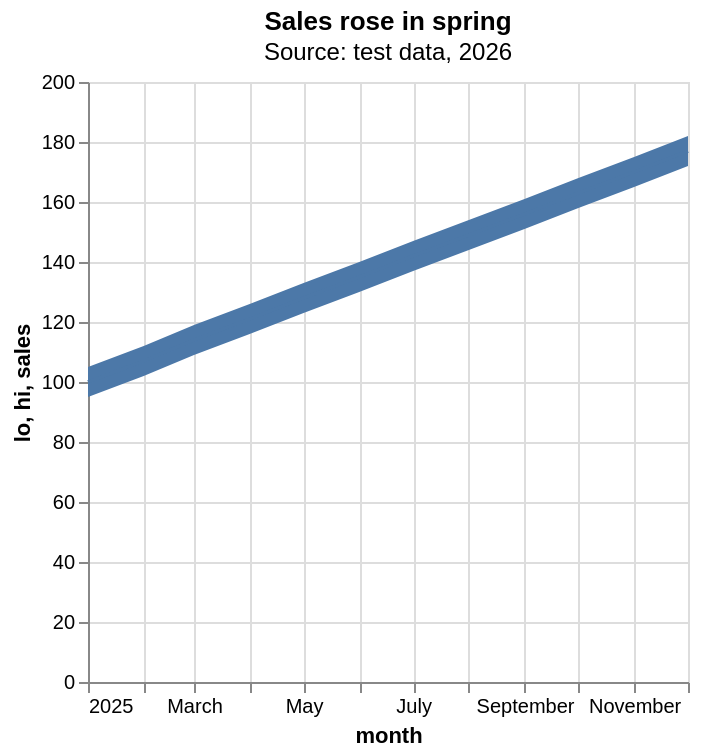

Vega-Lite specification stored for this chart:
### Vega-Lite specification from a JSON file in a GitHub repository (floating-point values rounded to 4 significant figures)
{"title": {"text": "Sales rose in spring", "subtitle": "Source: test data, 2026"}, "data": {"values": [{"month": "2025-01-01", "sales": 100, "lo": 95, "hi": 105}, {"month": "2025-02-01", "sales": 107, "lo": 102, "hi": 112}, {"month": "2025-03-01", "sales": 114, "lo": 109, "hi": 119}, {"month": "2025-04-01", "sales": 121, "lo": 116, "hi": 126}, {"month": "2025-05-01", "sales": 128, "lo": 123, "hi": 133}, {"month": "2025-06-01", "sales": 135, "lo": 130, "hi": 140}, {"month": "2025-07-01", "sales": 142, "lo": 137, "hi": 147}, {"month": "2025-08-01", "sales": 149, "lo": 144, "hi": 154}, {"month": "2025-09-01", "sales": 156, "lo": 151, "hi": 161}, {"month": "2025-10-01", "sales": 163, "lo": 158, "hi": 168}, {"month": "2025-11-01", "sales": 170, "lo": 165, "hi": 175}, {"month": "2025-12-01", "sales": 177, "lo": 172, "hi": 182}]}, "layer": [{"mark": "area", "encoding": {"x": {"field": "month", "type": "temporal"}, "y": {"field": "lo", "type": "quantitative"}, "y2": {"field": "hi"}}}, {"mark": "line", "encoding": {"x": {"field": "month", "type": "temporal"}, "y": {"field": "sales", "type": "quantitative"}}}]}
